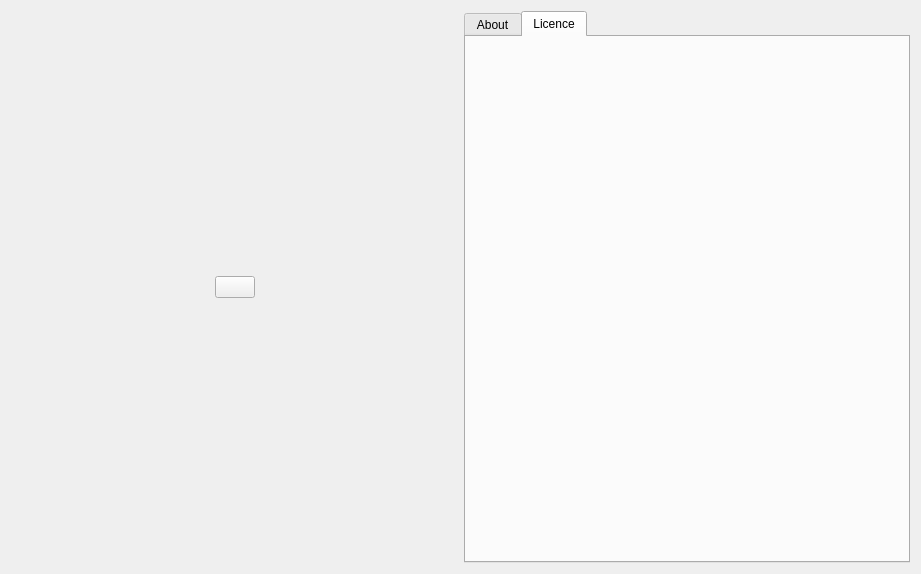
<?xml version="1.0" encoding="UTF-8"?>
<ui version="4.0">
 <class>CatAbout</class>
 <widget class="QWidget" name="CatAbout">
  <property name="geometry">
   <rect>
    <x>0</x>
    <y>0</y>
    <width>921</width>
    <height>574</height>
   </rect>
  </property>
  <property name="minimumSize">
   <size>
    <width>200</width>
    <height>400</height>
   </size>
  </property>
  <property name="windowTitle">
   <string>Form</string>
  </property>
  <layout class="QHBoxLayout" name="RootLayout">
   <item>
    <layout class="QVBoxLayout" name="LogVboxLayout">
     <item>
      <spacer name="LogTopSpacer">
       <property name="orientation">
        <enum>Qt::Vertical</enum>
       </property>
       <property name="sizeHint" stdset="0">
        <size>
         <width>20</width>
         <height>40</height>
        </size>
       </property>
      </spacer>
     </item>
     <item>
      <layout class="QHBoxLayout" name="LogHboxLayout">
       <item>
        <spacer name="LogLeftSpacer">
         <property name="orientation">
          <enum>Qt::Horizontal</enum>
         </property>
         <property name="sizeHint" stdset="0">
          <size>
           <width>40</width>
           <height>20</height>
          </size>
         </property>
        </spacer>
       </item>
       <item>
        <widget class="QPushButton" name="Log">
         <property name="text">
          <string/>
         </property>
        </widget>
       </item>
       <item>
        <spacer name="LogRightSpacer">
         <property name="orientation">
          <enum>Qt::Horizontal</enum>
         </property>
         <property name="sizeHint" stdset="0">
          <size>
           <width>40</width>
           <height>20</height>
          </size>
         </property>
        </spacer>
       </item>
      </layout>
     </item>
     <item>
      <spacer name="LogBottomSpacer">
       <property name="orientation">
        <enum>Qt::Vertical</enum>
       </property>
       <property name="sizeHint" stdset="0">
        <size>
         <width>20</width>
         <height>40</height>
        </size>
       </property>
      </spacer>
     </item>
    </layout>
   </item>
   <item>
    <widget class="QTabWidget" name="AboutTabWidget">
     <property name="locale">
      <locale language="Chinese" country="China"/>
     </property>
     <property name="currentIndex">
      <number>1</number>
     </property>
     <widget class="QWidget" name="AboutWidget">
      <attribute name="title">
       <string>About</string>
      </attribute>
      <layout class="QVBoxLayout" name="verticalLayout_2">
       <property name="spacing">
        <number>0</number>
       </property>
       <property name="leftMargin">
        <number>0</number>
       </property>
       <property name="topMargin">
        <number>0</number>
       </property>
       <property name="rightMargin">
        <number>0</number>
       </property>
       <property name="bottomMargin">
        <number>0</number>
       </property>
       <item>
        <widget class="QWidget" name="About" native="true">
         <layout class="QVBoxLayout" name="verticalLayout_3">
          <property name="spacing">
           <number>10</number>
          </property>
          <item>
           <spacer name="verticalSpacer">
            <property name="orientation">
             <enum>Qt::Vertical</enum>
            </property>
            <property name="sizeHint" stdset="0">
             <size>
              <width>20</width>
              <height>139</height>
             </size>
            </property>
           </spacer>
          </item>
          <item>
           <layout class="QHBoxLayout" name="horizontalLayout_3">
            <item>
             <spacer name="horizontalSpacer">
              <property name="orientation">
               <enum>Qt::Horizontal</enum>
              </property>
              <property name="sizeHint" stdset="0">
               <size>
                <width>40</width>
                <height>20</height>
               </size>
              </property>
             </spacer>
            </item>
            <item>
             <layout class="QFormLayout" name="formLayout">
              <item row="0" column="0">
               <widget class="QLabel" name="AppName">
                <property name="text">
                 <string>AppName</string>
                </property>
                <property name="alignment">
                 <set>Qt::AlignCenter</set>
                </property>
               </widget>
              </item>
              <item row="0" column="1">
               <widget class="QLabel" name="AppVersion">
                <property name="text">
                 <string>AppVersion</string>
                </property>
                <property name="alignment">
                 <set>Qt::AlignCenter</set>
                </property>
               </widget>
              </item>
             </layout>
            </item>
            <item>
             <spacer name="horizontalSpacer_2">
              <property name="orientation">
               <enum>Qt::Horizontal</enum>
              </property>
              <property name="sizeHint" stdset="0">
               <size>
                <width>40</width>
                <height>20</height>
               </size>
              </property>
             </spacer>
            </item>
           </layout>
          </item>
          <item>
           <layout class="QHBoxLayout" name="horizontalLayout_5">
            <item>
             <spacer name="horizontalSpacer_7">
              <property name="orientation">
               <enum>Qt::Horizontal</enum>
              </property>
              <property name="sizeHint" stdset="0">
               <size>
                <width>40</width>
                <height>20</height>
               </size>
              </property>
             </spacer>
            </item>
            <item>
             <widget class="QLabel" name="Explain">
              <property name="minimumSize">
               <size>
                <width>0</width>
                <height>100</height>
               </size>
              </property>
              <property name="text">
               <string>----------------</string>
              </property>
              <property name="alignment">
               <set>Qt::AlignHCenter|Qt::AlignTop</set>
              </property>
             </widget>
            </item>
            <item>
             <spacer name="horizontalSpacer_8">
              <property name="orientation">
               <enum>Qt::Horizontal</enum>
              </property>
              <property name="sizeHint" stdset="0">
               <size>
                <width>40</width>
                <height>20</height>
               </size>
              </property>
             </spacer>
            </item>
           </layout>
          </item>
          <item>
           <layout class="QHBoxLayout" name="horizontalLayout_4">
            <item>
             <spacer name="horizontalSpacer_5">
              <property name="orientation">
               <enum>Qt::Horizontal</enum>
              </property>
              <property name="sizeHint" stdset="0">
               <size>
                <width>40</width>
                <height>20</height>
               </size>
              </property>
             </spacer>
            </item>
            <item>
             <layout class="QFormLayout" name="formLayout_2">
              <item row="0" column="0">
               <widget class="QLabel" name="Author">
                <property name="text">
                 <string>Author:</string>
                </property>
               </widget>
              </item>
              <item row="0" column="1">
               <widget class="QLabel" name="AuthorName">
                <property name="text">
                 <string>GrayCatYa</string>
                </property>
               </widget>
              </item>
             </layout>
            </item>
            <item>
             <spacer name="horizontalSpacer_6">
              <property name="orientation">
               <enum>Qt::Horizontal</enum>
              </property>
              <property name="sizeHint" stdset="0">
               <size>
                <width>40</width>
                <height>20</height>
               </size>
              </property>
             </spacer>
            </item>
           </layout>
          </item>
          <item>
           <layout class="QHBoxLayout" name="horizontalLayout_2">
            <property name="spacing">
             <number>2</number>
            </property>
            <item>
             <spacer name="horizontalSpacer_3">
              <property name="orientation">
               <enum>Qt::Horizontal</enum>
              </property>
              <property name="sizeHint" stdset="0">
               <size>
                <width>40</width>
                <height>20</height>
               </size>
              </property>
             </spacer>
            </item>
            <item>
             <widget class="QPushButton" name="GrayCatYa">
              <property name="text">
               <string/>
              </property>
             </widget>
            </item>
            <item>
             <widget class="QPushButton" name="GitHub">
              <property name="text">
               <string/>
              </property>
             </widget>
            </item>
            <item>
             <widget class="QPushButton" name="Gitee">
              <property name="text">
               <string/>
              </property>
             </widget>
            </item>
            <item>
             <spacer name="horizontalSpacer_4">
              <property name="orientation">
               <enum>Qt::Horizontal</enum>
              </property>
              <property name="sizeHint" stdset="0">
               <size>
                <width>40</width>
                <height>20</height>
               </size>
              </property>
             </spacer>
            </item>
           </layout>
          </item>
          <item>
           <spacer name="verticalSpacer_2">
            <property name="orientation">
             <enum>Qt::Vertical</enum>
            </property>
            <property name="sizeHint" stdset="0">
             <size>
              <width>20</width>
              <height>139</height>
             </size>
            </property>
           </spacer>
          </item>
         </layout>
        </widget>
       </item>
      </layout>
     </widget>
     <widget class="QWidget" name="LicenceWidget">
      <attribute name="title">
       <string>Licence</string>
      </attribute>
      <layout class="QVBoxLayout" name="verticalLayout">
       <property name="spacing">
        <number>0</number>
       </property>
       <property name="leftMargin">
        <number>0</number>
       </property>
       <property name="topMargin">
        <number>0</number>
       </property>
       <property name="rightMargin">
        <number>0</number>
       </property>
       <property name="bottomMargin">
        <number>0</number>
       </property>
       <item>
        <widget class="QWidget" name="Licence" native="true">
         <layout class="QHBoxLayout" name="horizontalLayout">
          <property name="spacing">
           <number>0</number>
          </property>
          <property name="leftMargin">
           <number>5</number>
          </property>
          <property name="topMargin">
           <number>5</number>
          </property>
          <property name="rightMargin">
           <number>5</number>
          </property>
          <property name="bottomMargin">
           <number>5</number>
          </property>
         </layout>
        </widget>
       </item>
      </layout>
     </widget>
    </widget>
   </item>
  </layout>
 </widget>
 <resources/>
 <connections/>
</ui>
